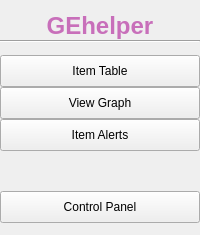
       <widget class="QWidget" name="sideBar" native="true">
        <property name="styleSheet">
         <string notr="true"/>
        </property>
        <layout class="QVBoxLayout" name="verticalLayout_7">
         <property name="spacing">
          <number>0</number>
         </property>
         <property name="leftMargin">
          <number>0</number>
         </property>
         <property name="topMargin">
          <number>0</number>
         </property>
         <property name="rightMargin">
          <number>0</number>
         </property>
         <property name="bottomMargin">
          <number>0</number>
         </property>
         <item>
          <layout class="QVBoxLayout" name="verticalLayout_6">
           <property name="spacing">
            <number>0</number>
           </property>
           <item>
            <layout class="QVBoxLayout" name="verticalLayout_4">
             <property name="spacing">
              <number>0</number>
             </property>
             <item>
              <spacer name="verticalSpacer">
               <property name="orientation">
                <enum>Qt::Orientation::Vertical</enum>
               </property>
               <property name="sizeType">
                <enum>QSizePolicy::Policy::Fixed</enum>
               </property>
               <property name="sizeHint" stdset="0">
                <size>
                 <width>20</width>
                 <height>12</height>
                </size>
               </property>
              </spacer>
             </item>
             <item>
              <widget class="QLabel" name="Icon">
               <property name="text">
                <string>&lt;html&gt;&lt;head/&gt;&lt;body&gt;&lt;p align=&quot;center&quot;&gt;&lt;span style=&quot; font-size:18pt; font-weight:700; color:#c86fba;&quot;&gt;GEhelper&lt;/span&gt;&lt;/p&gt;&lt;/body&gt;&lt;/html&gt;</string>
               </property>
              </widget>
             </item>
             <item>
              <widget class="Line" name="line">
               <property name="styleSheet">
                <string notr="true"/>
               </property>
               <property name="orientation">
                <enum>Qt::Orientation::Horizontal</enum>
               </property>
              </widget>
             </item>
             <item>
              <spacer name="verticalSpacer_3">
               <property name="orientation">
                <enum>Qt::Orientation::Vertical</enum>
               </property>
               <property name="sizeType">
                <enum>QSizePolicy::Policy::Fixed</enum>
               </property>
               <property name="sizeHint" stdset="0">
                <size>
                 <width>20</width>
                 <height>12</height>
                </size>
               </property>
              </spacer>
             </item>
            </layout>
           </item>
           <item>
            <layout class="QVBoxLayout" name="verticalLayout_3">
             <property name="spacing">
              <number>0</number>
             </property>
             <item>
              <layout class="QVBoxLayout" name="verticalLayout">
               <property name="spacing">
                <number>0</number>
               </property>
               <item>
                <widget class="QPushButton" name="ItemTableButton">
                 <property name="sizePolicy">
                  <sizepolicy hsizetype="Minimum" vsizetype="Fixed">
                   <horstretch>0</horstretch>
                   <verstretch>0</verstretch>
                  </sizepolicy>
                 </property>
                 <property name="minimumSize">
                  <size>
                   <width>0</width>
                   <height>32</height>
                  </size>
                 </property>
                 <property name="text">
                  <string>Item Table</string>
                 </property>
                 <property name="checkable">
                  <bool>true</bool>
                 </property>
                 <property name="autoExclusive">
                  <bool>true</bool>
                 </property>
                </widget>
               </item>
               <item>
                <widget class="QPushButton" name="ViewGraphButton">
                 <property name="enabled">
                  <bool>true</bool>
                 </property>
                 <property name="minimumSize">
                  <size>
                   <width>0</width>
                   <height>32</height>
                  </size>
                 </property>
                 <property name="text">
                  <string>View Graph</string>
                 </property>
                 <property name="checkable">
                  <bool>true</bool>
                 </property>
                 <property name="autoExclusive">
                  <bool>true</bool>
                 </property>
                </widget>
               </item>
               <item>
                <widget class="QPushButton" name="ItemAlertsButton">
                 <property name="minimumSize">
                  <size>
                   <width>0</width>
                   <height>32</height>
                  </size>
                 </property>
                 <property name="text">
                  <string>Item Alerts</string>
                 </property>
                 <property name="checkable">
                  <bool>true</bool>
                 </property>
                 <property name="autoExclusive">
                  <bool>true</bool>
                 </property>
                </widget>
               </item>
              </layout>
             </item>
             <item>
              <spacer name="verticalSpacer_2">
               <property name="orientation">
                <enum>Qt::Orientation::Vertical</enum>
               </property>
               <property name="sizeHint" stdset="0">
                <size>
                 <width>160</width>
                 <height>40</height>
                </size>
               </property>
              </spacer>
             </item>
             <item>
              <layout class="QVBoxLayout" name="verticalLayout_2">
               <property name="spacing">
                <number>0</number>
               </property>
               <item>
                <widget class="QPushButton" name="ControlPanelButton">
                 <property name="minimumSize">
                  <size>
                   <width>0</width>
                   <height>32</height>
                  </size>
                 </property>
                 <property name="text">
                  <string>Control Panel</string>
                 </property>
                 <property name="checkable">
                  <bool>true</bool>
                 </property>
                 <property name="autoExclusive">
                  <bool>true</bool>
                 </property>
                </widget>
               </item>
               <item>
                <spacer name="verticalSpacer_4">
                 <property name="orientation">
                  <enum>Qt::Orientation::Vertical</enum>
                 </property>
                 <property name="sizeType">
                  <enum>QSizePolicy::Policy::Fixed</enum>
                 </property>
                 <property name="sizeHint" stdset="0">
                  <size>
                   <width>20</width>
                   <height>12</height>
                  </size>
                 </property>
                </spacer>
               </item>
              </layout>
             </item>
            </layout>
           </item>
          </layout>
         </item>
        </layout>
       </widget>
